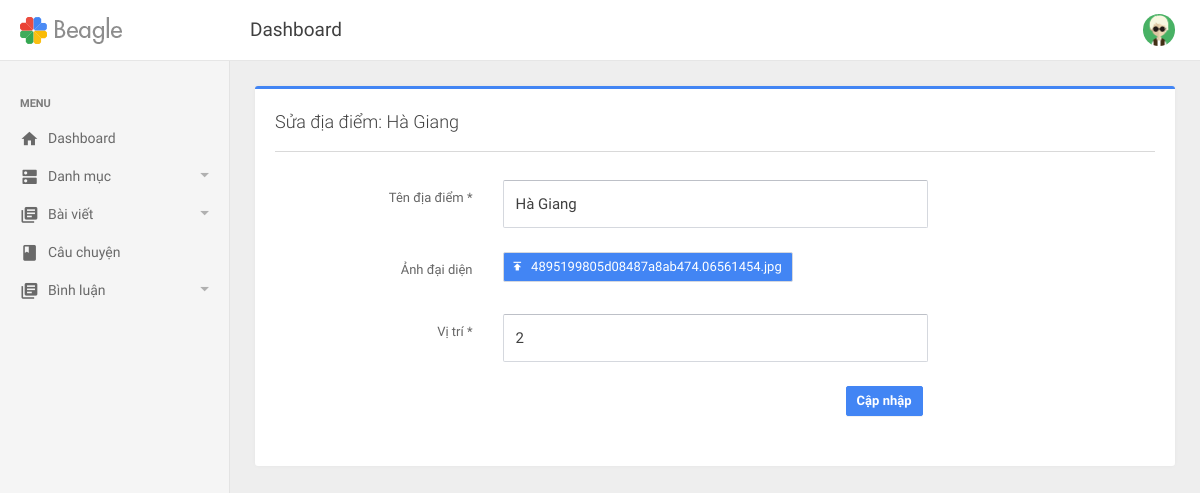
The app's page /admin/suadiadiem.php?id=6 (signed in) with its own data.
### tables this page shows
CREATE TABLE `diadiem` (
  `diadiem_id` int(11) NOT NULL,
  `diadiem_ten` varchar(150) NOT NULL,
  `diadiem_anh` varchar(100) NOT NULL,
  `diadiem_ngaytao` date NOT NULL,
  `diadiem_vitri` int(11) NOT NULL
);

### admin/suadiadiem.php (the view, shortened to what this page needs)
<?php include('../includes/mysqli_connect.php');?>
<?php include('../includes/functions.php');?>
<?php include('includes/header.php');?>
<?php include('includes/top-header.php');?>
<?php include('includes/left-sidebar.php');?>
<?php
  if(isset($_GET['id']) && filter_var($_GET['id'], FILTER_VALIDATE_INT, array('min_range' =>1))){
    $id = $_GET['id'];
  } else {
    redirect_to('admin/diadiem.php');
  }
 ?>
<div class="be-content">
  <?php
    $query = "SELECT * FROM diadiem WHERE diadiem_id = {$id}";
    if($stmt = $dbc->query($query)){
      if($stmt->num_rows == 1) {
        $diadiem = $stmt->fetch_array(MYSQLI_ASSOC);
      } else {
        $messages = "<div class='alert alert-danger alert-icon alert-dismissible' role='alert'><div class='icon'><span class='mdi mdi-close-circle-o'></span></div><div class='message'>Địa điểm không tồn tại</div></div>";
      }
    }
   ?>
    <div class="main-content container-fluid">
      <div class="row">
        <div class="col-md-12">
          <div class="card card-border-color card-border-color-primary">
            <div class="card-header card-header-divider">Sửa địa điểm: <?php if(isset($diadiem['diadiem_ten'])) echo $diadiem['diadiem_ten']; ?></div>
            <div class="card-body">
              <form enctype="multipart/form-data" action="" method="post">
                <div class="form-group row">
                  <label for="diadiem_ten" class="col-12 col-sm-3 col-form-label text-sm-right">Tên địa điểm *</label>
                  <div class="col-12 col-sm-8 col-lg-6">
                    <input name="diadiem_ten" tabindex="1" class="form-control" type="text" value="<?php if(isset($diadiem['diadiem_ten'])) echo strip_tags($diadiem['diadiem_ten']); ?>">
                  </div>
                </div>
                <div class="form-group row">
                  <label class="col-12 col-sm-3 col-form-label text-sm-right" for="file-2">Ảnh đại diện</label>
                  <div class="col-12 col-sm-6">
                      <label class="btn-primary" for="file-2"> <i class="mdi mdi-upload"></i><span><?php echo(is_null($diadiem['diadiem_anh'])) ? 'Browse files...' : trim($diadiem['diadiem_anh']); ?></span></label>
                  </div>
                </div>
                <div class="form-group row">
                  <label for="diadiem_vitri" class="col-12 col-sm-3 col-form-label text-sm-right">Vị trí *</label>
                  <div class="col-12 col-sm-8 col-lg-6">
                    <input name="diadiem_vitri" tabindex="2" class="form-control" type="text" value="<?php if(isset($diadiem['diadiem_vitri'])) echo strip_tags($diadiem['diadiem_vitri']); ?>">
                  </div>
                </div>
                <div class="form-group row text-right">
                  <div class="col col-sm-10 col-lg-9 offset-sm-1 offset-lg-0">
                    <button class="btn btn-space btn-primary" tabindex="3" type="submit">Cập nhập</button>
                  </div>
                </div>
              </form>
            </div>
          </div>
        </div>
      </div>
    </div>
</div>
<?php include('includes/footer.php');?>

### records on screen
diadiem: diadiem_ten "Hà Giang", diadiem_anh "4895199805d08487a8ab474.06561454.jpg", diadiem_vitri "2"
